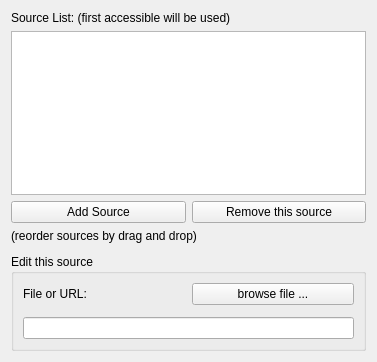
<?xml version="1.0" encoding="UTF-8"?>
<ui version="4.0">
 <class>SourceListEditor</class>
 <widget class="QWidget" name="SourceListEditor">
  <property name="geometry">
   <rect>
    <x>0</x>
    <y>0</y>
    <width>377</width>
    <height>362</height>
   </rect>
  </property>
  <property name="windowTitle">
   <string>Form</string>
  </property>
  <layout class="QGridLayout" name="gridLayout">
   <item row="0" column="0" colspan="2">
    <widget class="QLabel" name="label">
     <property name="text">
      <string>Source List: (first accessible will be used)</string>
     </property>
    </widget>
   </item>
   <item row="1" column="0" colspan="2">
    <widget class="QListWidget" name="lstSources">
     <property name="sizePolicy">
      <sizepolicy hsizetype="Preferred" vsizetype="Expanding">
       <horstretch>0</horstretch>
       <verstretch>0</verstretch>
      </sizepolicy>
     </property>
     <property name="toolTip">
      <string>&lt;!DOCTYPE HTML PUBLIC &quot;-//W3C//DTD HTML 4.0//EN&quot; &quot;http://www.w3.org/TR/REC-html40/strict.dtd&quot;&gt;
&lt;html&gt;&lt;head&gt;&lt;meta name=&quot;qrichtext&quot; content=&quot;1&quot; /&gt;&lt;style type=&quot;text/css&quot;&gt;
p, li { white-space: pre-wrap; }
&lt;/style&gt;&lt;/head&gt;&lt;body style=&quot; font-family:'Lucida Grande'; font-size:13pt; font-weight:400; font-style:normal;&quot;&gt;
&lt;p style=&quot; margin-top:0px; margin-bottom:0px; margin-left:0px; margin-right:0px; -qt-block-indent:0; text-indent:0px;&quot;&gt;List of sources to collect bibliographic entries. Reorder entries by &lt;span style=&quot; font-weight:600;&quot;&gt;Drag&amp;amp;Drop&lt;/span&gt;. Remember that the &lt;em&gt;first&lt;/em&gt; existing file of &lt;em&gt;each&lt;/em&gt; source list will be read.&lt;/p&gt;&lt;/body&gt;&lt;/html&gt;</string>
     </property>
     <property name="editTriggers">
      <set>QAbstractItemView::NoEditTriggers</set>
     </property>
     <property name="dragDropMode">
      <enum>QAbstractItemView::InternalMove</enum>
     </property>
    </widget>
   </item>
   <item row="5" column="0" colspan="2">
    <widget class="QGroupBox" name="gbxEditSource">
     <property name="title">
      <string>Edit this source</string>
     </property>
     <layout class="QGridLayout" name="gridLayout_2">
      <property name="verticalSpacing">
       <number>12</number>
      </property>
      <item row="0" column="0">
       <widget class="QLabel" name="lblFile">
        <property name="text">
         <string>File or URL:</string>
        </property>
       </widget>
      </item>
      <item row="1" column="0" colspan="2">
       <widget class="QLineEdit" name="txtFile"/>
      </item>
      <item row="0" column="1">
       <widget class="QPushButton" name="btnBrowse">
        <property name="text">
         <string>browse file ...</string>
        </property>
       </widget>
      </item>
     </layout>
    </widget>
   </item>
   <item row="2" column="0">
    <widget class="QPushButton" name="btnAddSource">
     <property name="text">
      <string>Add Source</string>
     </property>
    </widget>
   </item>
   <item row="2" column="1">
    <widget class="QPushButton" name="btnRemoveSource">
     <property name="text">
      <string>Remove this source</string>
     </property>
    </widget>
   </item>
   <item row="4" column="0">
    <spacer name="verticalSpacer">
     <property name="orientation">
      <enum>Qt::Vertical</enum>
     </property>
     <property name="sizeType">
      <enum>QSizePolicy::Fixed</enum>
     </property>
     <property name="sizeHint" stdset="0">
      <size>
       <width>10</width>
       <height>5</height>
      </size>
     </property>
    </spacer>
   </item>
   <item row="3" column="0" colspan="2">
    <widget class="QLabel" name="label_2">
     <property name="text">
      <string>(reorder sources by drag and drop)</string>
     </property>
    </widget>
   </item>
  </layout>
 </widget>
 <resources/>
 <connections/>
</ui>
